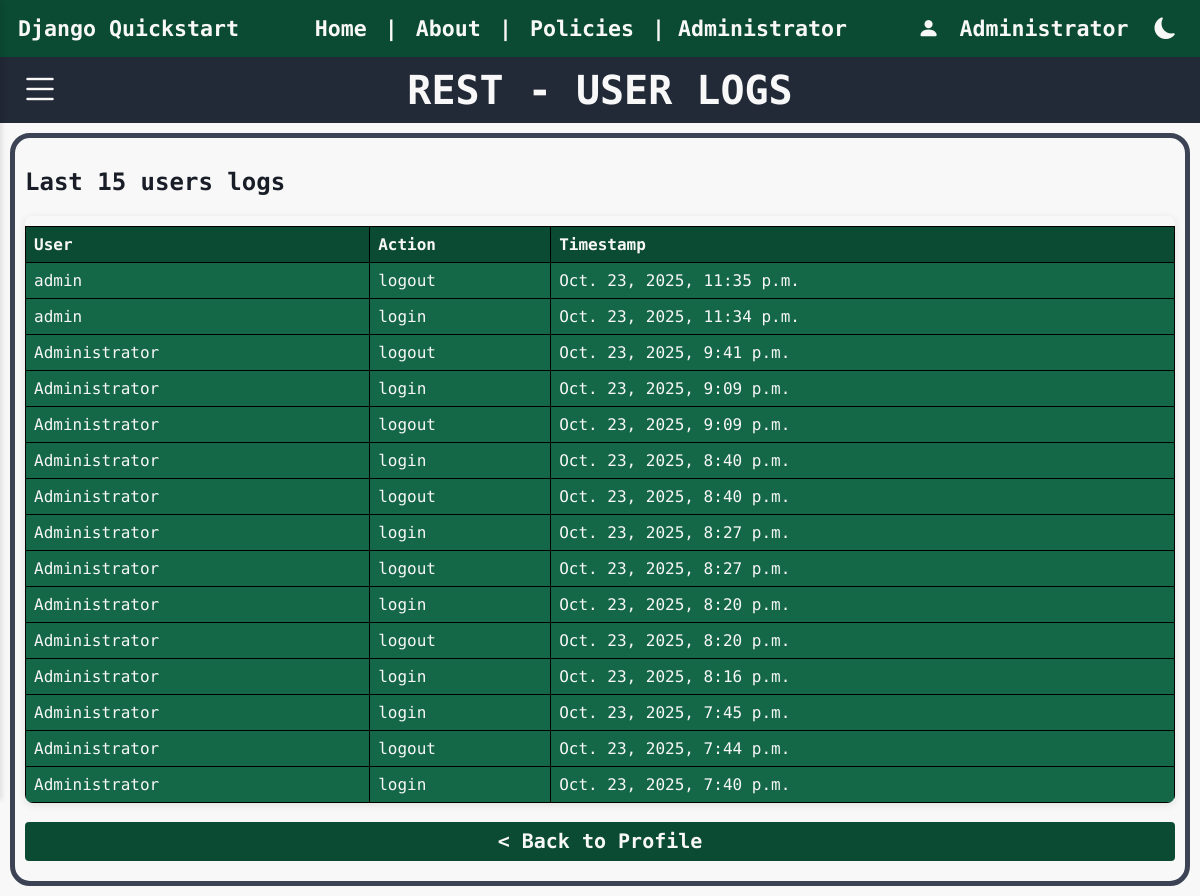
Before: /user_logs (signed in) with the older database file.
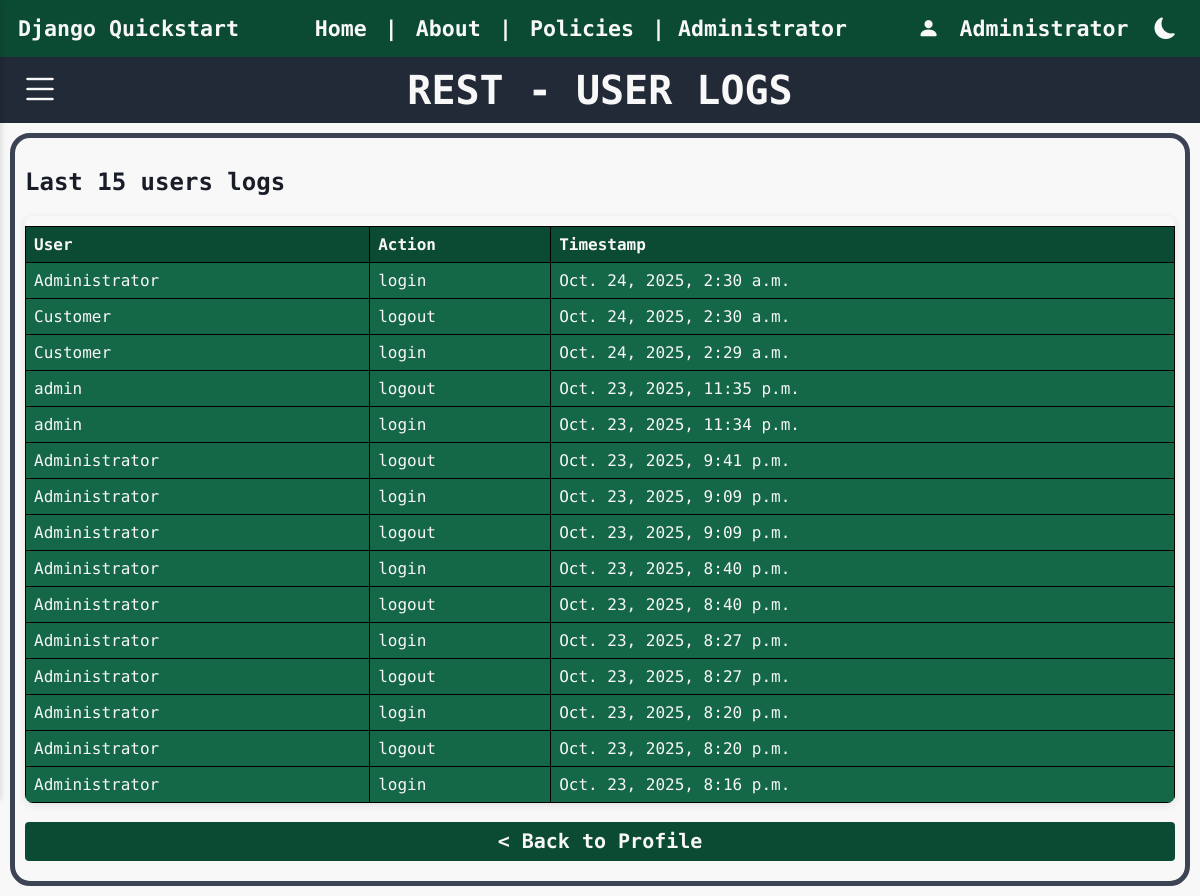
After: the same page with the newer database file.
### rest/models.py (models this page shows, shortened)
class UserLog(models.Model):
    EVENT_CHOICES = [
        ('login', 'Login'),
        ('logout', 'Logout'),
        ('login_failed', 'Login Failed'),
        ('password_change', 'Password Change'),
    ]
    user = models.ForeignKey(User, on_delete=models.CASCADE, null=True, blank=True)
    username = models.CharField(max_length=150)
    event_type = models.CharField(max_length=20, choices=EVENT_CHOICES)
    ip_address = models.GenericIPAddressField(null=True, blank=True)
    timestamp = models.DateTimeField(auto_now_add=True)
    details = models.TextField(blank=True)

### rest/views.py (the view)
# urls.py: path('user_logs', views.user_logs, name='user_logs'),
@login_required
def user_logs(request):
    logs = UserLog.objects.filter().order_by('-timestamp')[:15]
    return render(request, 'user_logs.html', {
        'logs': logs
    })

### json_app/context_processors.py (called while the page is built)
def dark_mode_context(request):
    return {'dark_mode': request.session.get('dark_mode', False)}

### json_app/templatetags/dark_mode_tags.py (called while the page is built)
@register.inclusion_tag('json_app/_dark_mode_button.html', takes_context=True)
def dark_mode_button(context):
    return {
        'dark_mode': context.get('dark_mode', False)
    }

### rest/templates/user_logs.html
{% extends "base.html" %}
{% block body %}
{% include "title.html" with title="- USER LOGS" %}
    <div class="container-table-rest">
        <h2 class="subtitle">Last 15 users logs</h2>
        <div class="table-container">
            <table class="crud-table">
                <thead>
                    <tr>
                        <th>User</th>
                        <th>Action</th>
                        <th>Timestamp</th>
                    </tr>
                </thead>
                <tbody>
                    {% for log in logs %}
                    <tr>
                        <td>{{ log.user.username }}</td>
                        <td>{{ log.event_type }}</td>
                        <td>{{ log.timestamp }}</td>
                    </tr>
                    {% empty %}
                    <tr>
                        <td colspan="3">No logs available.</td>
                    </tr>
                    {% endfor %}
                </tbody>
            </table>
        </div>
        <br>
        <a class="back_button" href="{% url 'profile_rest_basic' %}">< Back to Profile</a>
    </div>
{% endblock %}

### rest/templates/base.html (shortened to what this page needs)
{% load static %}
{% load dark_mode_tags %}
<!DOCTYPE html>
<html lang="en"{% if dark_mode %} data-theme="dark"{% endif %}>
    <head>
        <link rel="stylesheet" href="https://cdn.jsdelivr.net/npm/bootstrap-icons@1.13.1/font/bootstrap-icons.min.css">
        <link rel="stylesheet" href="{% static 'css/style.css' %}">
        <link rel="stylesheet" href="{% static 'css/sidebar.css' %}">
        <link rel="stylesheet" href="{% static 'css/dark_mode.css' %}">
    </head>
    <body>
        {% if user.is_authenticated %}
        <nav class="navbar">
            <div class="navbar-left">Django Quickstart</div>
            <div class="navbar-center">
                <a href="{% url 'home_rest_basic' %}">Home</a> |
                <a href="/pages/about/">About</a> |
                <a href="/pages/policies/">Policies</a> |
                <span>{% if user.groups.all.0.name == 'Admins' %}Administrator{% elif user.groups.all.0.name == 'Customers' %}Customer{% else %}No role assigned{% endif %}</span>
            </div>
            <div class="navbar-right">
                <i class="bi bi-person-fill"></i>
                <div class="user-dropdown">
                    <span>{{ user.username }}</span>
                </div>
                <span>{% dark_mode_button %}</span>
            </div>
        </nav>
        {% endif %}
        <div class="content-wrapper">
            {% block body %}{% endblock %}
        </div>
    </body>
</html>

### json_app/templates/json_app/_dark_mode_button.html (shortened to what this page needs)
<button id="darkModeToggle"
        class="dark-mode-toggle"
        type="button"
        onclick="toggleDarkMode()"
        aria-pressed="{% if dark_mode %}true{% else %}false{% endif %}"
        aria-label="Toggle dark mode"
        title="{% if dark_mode %}Switch to light mode{% else %}Switch to dark mode{% endif %}">
</button>

### rest/templates/title.html
<div class="lag_app_title">
    <div class="sidebar-toggle">
        <i class="bi bi-list"></i>
    </div>
    <span>REST {{ title }}</span>
</div>

### static/css/style.css (style rules this page uses)
:root { --dark-color: #181D27; --white-color: #F8F8F8; --green-body: #44B78B; --padding: 10px; --font-: 'Jersey 10', sans-serif; --font-small: "Kode Mono", monospace; }
body { font-family: var(--font-small); margin: 0px; font-weight: bolder; }
.navbar { display: flex; align-items: center; justify-content: space-between; padding: 0.5% 1.5%; }
.navbar-left { font-weight: bolder; font-size: 1.35em; }
.navbar-center { font-size: 1.35em; flex: 1; text-align: center; }
.navbar-center a { text-decoration: none; margin: 0 5px; }
.navbar-right { display: flex; font-size: 1.35em; align-items: center; gap: 10px; }
.user-dropdown { position: relative; display: inline-block; color: var(--white-color); padding: 10px; cursor: pointer; }
.table-container { overflow-x: auto; border-radius: 8px; box-shadow: 0 2px 8px rgba(0, 0, 0, 0.1); }
table.crud-table { border-collapse: collapse; color: var(--white-color); font-family: var(--font-small); width: 100%; margin-top: 10px; }
table.crud-table th, table.crud-table td { border: 1px solid #000000; font-weight: 100; font-size: 1em; padding: 8px; text-align: left; }
table.crud-table th { background-color: #0C4B33; font-weight: 900; }
table.crud-table td { background-color: #146747; }
.lag_app_title { font-size: 2.5em; background-color: var(--dark-color); color: var(--white-color); padding: 10px; display: flex; align-items: center; justify-content: center; position: relative; }
.lag_app_title .sidebar-toggle { position: absolute; left: 20px; font-size: 1em; display: flex; align-items: center; cursor: pointer; transition: transform 0.3s ease; }
.lag_app_title span { flex: 1; text-align: center; }
.container-table-rest { padding: 10px; margin: 10px; border-radius: 20px; border-width: 5px; border-style: solid; border-color: #3c4355; }
.back_button { font-family: var(--font-small); background-color: #0C4B33; color: var(--white-color); text-decoration: none; border-radius: 4px; padding: 7.5px 15px 7.5px 15px; font-size: 1.25em; cursor: pointer; border: none; font-weight: 900; text-align: center; display: block; margin-bottom: 10px; }

### static/css/sidebar.css (style rules this page uses)
.crud-table { border-collapse: collapse; width: 100%; margin-top: 10px; }
.crud-table th, .crud-table td { border: 1px solid #000000; font-weight: 100; font-size: 1em; padding: 8px; text-align: left; }
.crud-table th { background-color: #0C4B33; font-weight: 900; color: var(--white-color); }
.crud-table td { background-color: #188058; color: var(--white-color); }

### static/css/dark_mode.css (style rules this page uses)
:root { --back-color: #F8F8F8; --text-color: #181D27; --dark-color: #222937; --green-dark: #0C4B33; --green-text:#008854; --grey: #3a3a3a; }
body { background-color: var(--back-color); transition: background-color 0.3s ease, color 0.3s ease; }
.navbar, .nav-bar { color: #F8F8F8; background-color: var(--green-dark); }
.navbar a { color: #F8F8F8; }
.subtitle { font-weight: 900; color: var(--text-color); }
.dark-mode-toggle { background: none; font-family: 'Jersey 10', sans-serif; border: none; color:#F8F8F8; font-size: 1em; cursor: pointer; }

Changed rows visible on the page:
no longer on this page (row unchanged): UserLog: user.username "Administrator", event_type "login", timestamp "Oct. 23, 2025, 7:45 p.m."
no longer on this page (row unchanged): UserLog: user.username "Administrator", event_type "logout", timestamp "Oct. 23, 2025, 7:44 p.m."
no longer on this page (row unchanged): UserLog: user.username "Administrator", event_type "login", timestamp "Oct. 23, 2025, 7:40 p.m."
added UserLog: user.username "Administrator", event_type "login", timestamp "Oct. 24, 2025, 2:30 a.m."
added UserLog: user.username "Customer", event_type "logout", timestamp "Oct. 24, 2025, 2:30 a.m."
added UserLog: user.username "Customer", event_type "login", timestamp "Oct. 24, 2025, 2:29 a.m."
